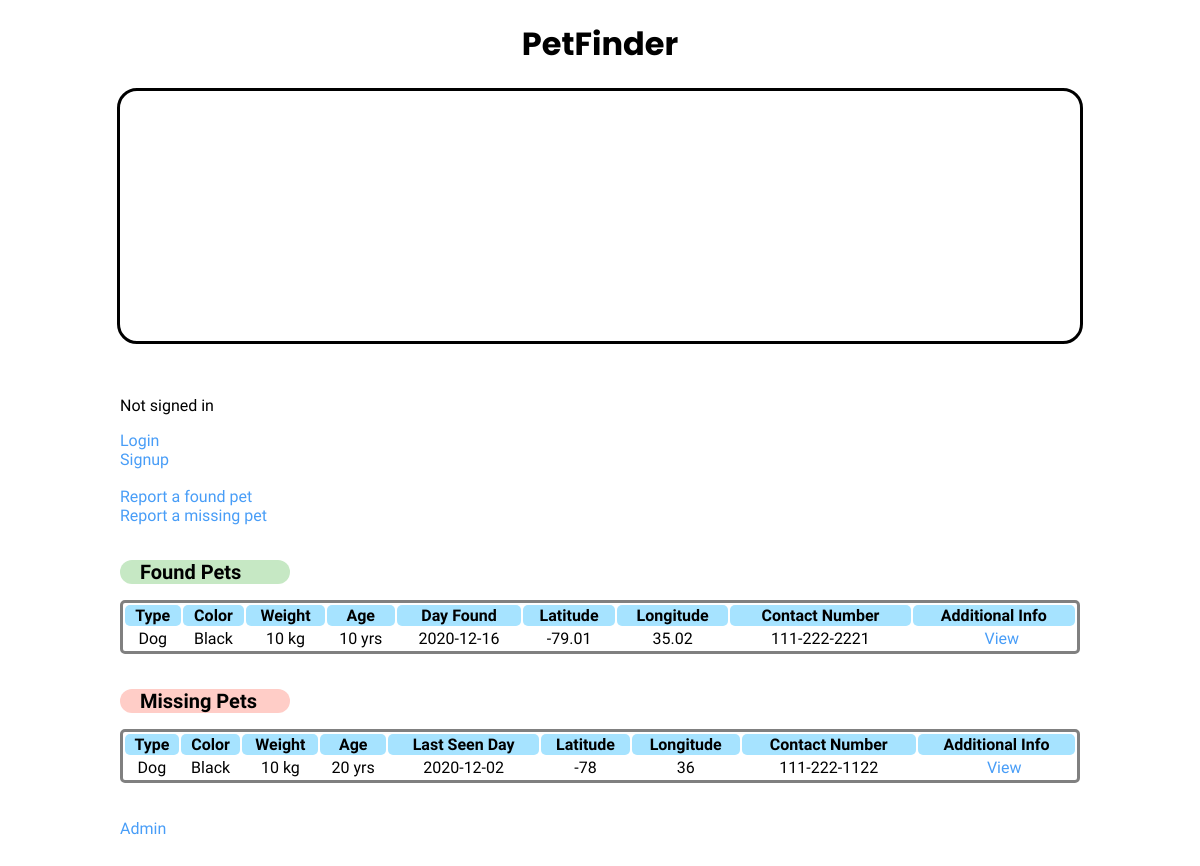
Before: / with the older database file.
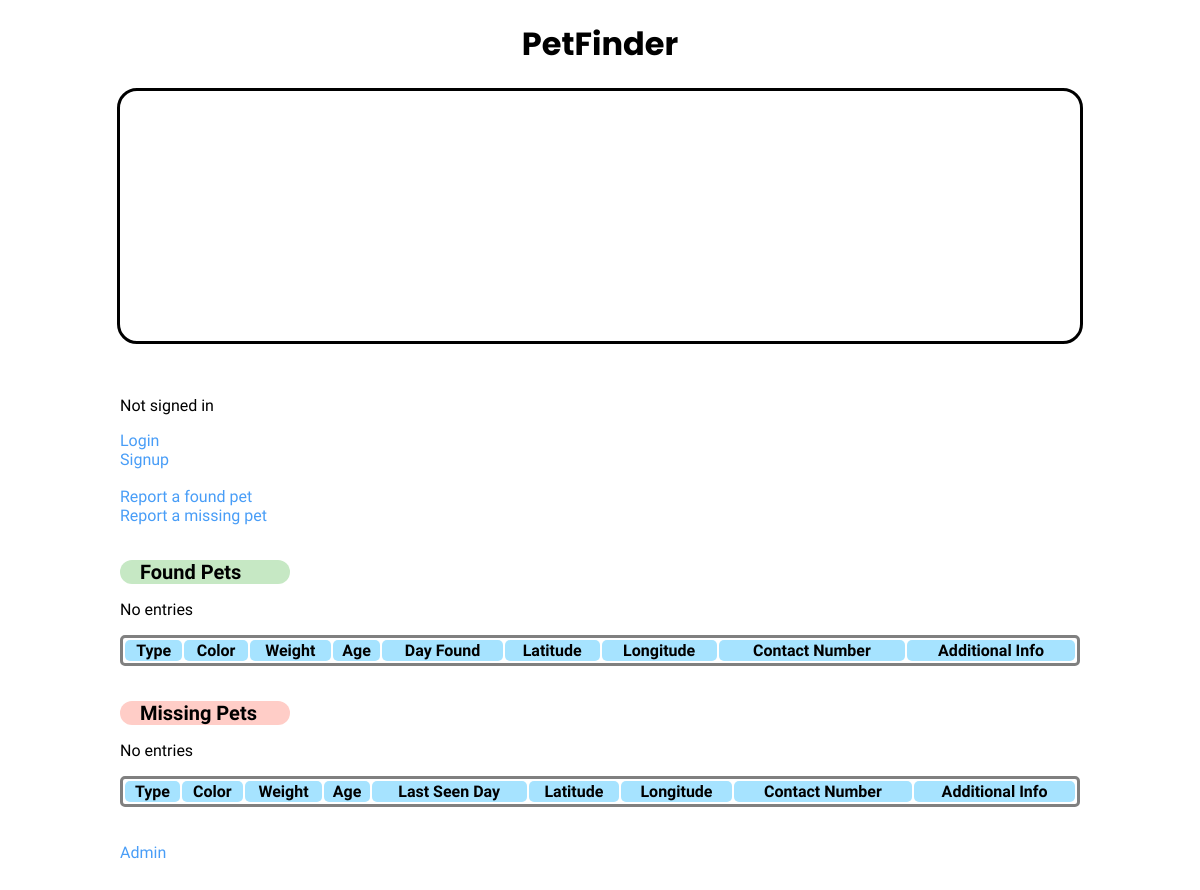
After: the same page with the newer database file.
### tables this page shows
CREATE TABLE `found` (
  `id` int(11) NOT NULL,
  `type` varchar(50) NOT NULL,
  `color` varchar(50) NOT NULL,
  `weight` varchar(10) DEFAULT NULL,
  `age` varchar(10) DEFAULT NULL,
  `day` date DEFAULT NULL,
  `lat` varchar(50) DEFAULT NULL,
  `lon` varchar(50) DEFAULT NULL,
  `contact` varchar(50) NOT NULL,
  `info` text DEFAULT NULL,
  `account_id` int(11) NOT NULL,
  `display` tinyint(1) NOT NULL
);

CREATE TABLE `missing` (
  `id` int(11) NOT NULL,
  `type` varchar(50) NOT NULL,
  `color` varchar(50) NOT NULL,
  `weight` varchar(10) DEFAULT NULL,
  `age` varchar(10) DEFAULT NULL,
  `day` date DEFAULT NULL,
  `lat` varchar(50) DEFAULT NULL,
  `lon` varchar(50) DEFAULT NULL,
  `contact` varchar(50) NOT NULL,
  `info` text DEFAULT NULL,
  `account_id` int(11) NOT NULL,
  `display` tinyint(1) NOT NULL
);

### index.php (the view, shortened to what this page needs)
<html lang="en">
<head>
  <link href='https://api.tiles.mapbox.com/mapbox-gl-js/v1.12.0/mapbox-gl.css' rel='stylesheet' />
</head>
<body>
  <h1> PetFinder </h1>
  <div id='map'></div>
  <?php
  require('config.php');
    $conn = new mysqli($servername, $username, $pwd, $db);
    $sql = "SELECT type, color, weight, age, day, lat, lon,
    contact, info, display FROM found WHERE display = 1";
    $result = $conn->query($sql);
    ?>
    <br>
    <br>
    <div class="report">
      <?php
      if(isset($_SESSION['username'])) {
        $displayName = $_SESSION['name'];
        echo '<p style="padding-left:10%;"> Signed in as: ' . $displayName . '</p>';
        echo'<a href="userProfile/myProfile.php"> My Profile </a> <br><br>';
      } else {
        echo '<p style="padding-left:10%;"> Not signed in </p>';
        echo '<a href="userAuth/loginForm.html"> Login </a><br>';
        echo '<a href="userAuth/signupForm.html"> Signup </a><br><br>';
      }
      ?>
      <a href="entryForms/foundForm.php"> Report a found pet </a> <br>
      <a href="entryForms/missingForm.php"> Report a missing pet </a> <br> <br>
    </div>
    <table class="table table-striped pet-table">
      <thead>
        <h2 class="found-field"> Found Pets </h2>
        <tr>
          <th>Type</th>
          <th>Color</th>
          <th>Weight</th>
          <th>Age</th>
          <th>Day Found</th>
          <th>Latitude</th>
          <th>Longitude</th>
          <th>Contact Number</th>
          <th>Additional Info</th>
        </tr>
      </thead>
      <tbody>
        <?php
        if ($result->num_rows > 0)
        {
          while ($row = $result->fetch_assoc())
          {
            $type = $row["type"];
            $color = $row["color"];
            $weight = $row["weight"];
            $age = $row["age"];
            $day = $row["day"];
            $lat = $row["lat"];
            $lon = $row["lon"];
            $info = $row["info"];
            $contact = $row["contact"];
            $customURL = "moreInfo.php?type=$type&color=$color"
            . "&weight=$weight&age=$age&day=$day"
            . "&lat=$lat&lon=$lon&contact=$contact"
            . "&info=$info";
            echo "<tr><td>$type</td><td>$color</td><td>$weight kg</td><td>$age yrs</td><td>$day</td><td>$lat ".
            "</td><td>$lon</td><td>$contact</td><td><a href='$customURL'>View</a></td></tr>";
          }
        } else {
          echo "<p style='padding-left:10%;'> No entries </p>";
        }
        ?>
        <?php
          include 'config.php';
          $conn = new mysqli($servername, $username, $pwd, $db);
          $sql = "SELECT id, type, color, weight, age, day, lat, lon,
          contact, info, display FROM missing WHERE display = 1";
          $mresult = $conn->query($sql);
          ?>
          <table class="table table-striped pet-table">
            <thead>
              <br>
              <h2 class="missing-field"> Missing Pets </h2>
              <tr>
                <th>Type</th>
                <th>Color</th>
                <th>Weight</th>
                <th>Age</th>
                <th>Last Seen Day</th>
                <th>Latitude</th>
                <th>Longitude</th>
                <th>Contact Number</th>
                <th>Additional Info</th>
              </tr>
            </thead>
            <tbody>
              <?php
              if ($mresult->num_rows > 0)
              {
                while ($row = $mresult->fetch_assoc())
                {
                  $type = $row["type"];
                  $color = $row["color"];
                  $weight = $row["weight"];
                  $age = $row["age"];
                  $day = $row["day"];
                  $lat = $row["lat"];
                  $lon = $row["lon"];
                  $contact = $row["contact"];
                  $info = $row["info"];
                  $moreInfoURL = "moreInfo.php?type=$type&color=$color"
                  . "&weight=$weight&age=$age&day=$day"
                  . "&lat=$lat&lon=$lon&contact=$contact"
                  . "&info=$info";
                  echo "<tr><td>$type</td><td>$color</td><td>$weight kg</td><td>$age yrs</td><td>$day</td><td>$lat
                  </td><td>$lon</td><td>$contact</td><td><a href='$moreInfoURL'>View</a></td></tr>";
                }
              } else {
                echo "<p style='padding-left:10%;'> No entries </p>";
              }
              ?>
            </tbody>
          </table>
          <br> <br> <a href='admin/adminLogin.php'>Admin</a>
        </body>
        </html>

### index.php (style rules this page uses)
body { margin: 0; padding: 0; padding-bottom: 100px; }
h1 { font-family: 'Poppins', sans-serif; text-align: center; margin-top: 20px; margin-bottom: 20px; }
h2 { font-family: 'Assistant', sans-serif; margin-left: 10%; padding-left: 20px; font-size: 20px; }
a, a:visited, a:link, a:after { font-family: 'Assistant', sans-serif; padding-left: 10%; text-decoration: none; text-decoration: none; color: #489df7; }
p, td { font-family: 'Assistant', sans-serif; }
th { font-family: 'Assistant', sans-serif; background-color: #a6e3ff; border-radius: 5px; }
#map { margin: auto; top: 0; bottom: 0; width: 80%; height: 250px; border-radius: 20px; border-style: solid; }
.pet-table { width: 80%; margin: auto; border-style: solid; border-radius: 5px; }
.missing-field { background-color: #ffcdc7; border-radius: 20px; width: 150px; }
.found-field { background-color: #C6E8C4; border-radius: 20px; width: 150px; }
td { text-align: center; }

Changed rows visible on the page:
removed found: type "Dog", color "Black", weight "10", age "10", day "2020-12-16", lat "-79.01", lon "35.02", contact "111-222-2221"
removed missing: type "Dog", color "Black", weight "10", age "20", day "2020-12-02", lat "-78", lon "36", contact "111-222-1122"
Other visible differences:
text now shown: "No entries No entries"
